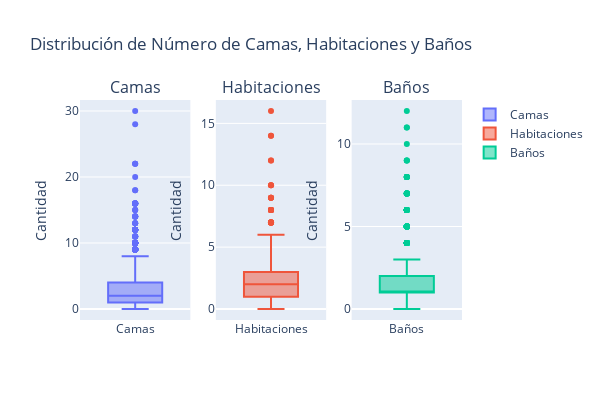

The cell this chart's notebook holds for it:
### Markdown cell above
Boxplots de numero de Camas, Dormitorios y Baños

### Code cell
import plotly.graph_objects as go
from plotly.subplots import make_subplots
import pandas as pd

# Suponiendo que df_us ya está definido
variables_ingles = ['beds', 'bedrooms', 'bathrooms']
variables_espanol = ['Camas', 'Habitaciones', 'Baños']

fig = make_subplots(rows=1, cols=3, subplot_titles=variables_espanol)

for i, var_ingles in enumerate(variables_ingles):
    var_espanol = variables_espanol[i]
    fig.add_trace(go.Box(y=df_us[var_ingles], name=var_espanol), row=1, col=i+1)

fig.update_layout(title_text='Distribución de Número de Camas, Habitaciones y Baños')
fig.update_yaxes(title_text='Cantidad', row=1, col=1)
fig.update_yaxes(title_text='Cantidad', row=1, col=2)
fig.update_yaxes(title_text='Cantidad', row=1, col=3)

fig.update_layout(width=600, height=400)

fig.show()

### Figure 1 — Plotly figure (JSON) as saved in the notebook; plotly's stock layout.template omitted (floating-point values rounded to 4 significant figures; data arrays with more than 128 entries replaced by an {"elided": "..."} marker saying what was removed)
{"data": [{"name": "Camas", "type": "box", "xaxis": "x", "y": {"elided": "6733 float values"}, "yaxis": "y"}, {"name": "Habitaciones", "type": "box", "xaxis": "x2", "y": {"elided": "6733 float values"}, "yaxis": "y2"}, {"name": "Baños", "type": "box", "xaxis": "x3", "y": {"elided": "6733 float values"}, "yaxis": "y3"}], "layout": {"annotations": [{"font": {"size": 16}, "showarrow": false, "text": "Camas", "x": 0.1444, "xanchor": "center", "xref": "paper", "y": 1, "yanchor": "bottom", "yref": "paper"}, {"font": {"size": 16}, "showarrow": false, "text": "Habitaciones", "x": 0.5, "xanchor": "center", "xref": "paper", "y": 1, "yanchor": "bottom", "yref": "paper"}, {"font": {"size": 16}, "showarrow": false, "text": "Baños", "x": 0.8556, "xanchor": "center", "xref": "paper", "y": 1, "yanchor": "bottom", "yref": "paper"}], "height": 400, "title": {"text": "Distribución de Número de Camas, Habitaciones y Baños"}, "width": 600, "xaxis": {"anchor": "y", "domain": [0, 0.2889]}, "xaxis2": {"anchor": "y2", "domain": [0.3556, 0.6444]}, "xaxis3": {"anchor": "y3", "domain": [0.7111, 1]}, "yaxis": {"anchor": "x", "domain": [0, 1], "title": {"text": "Cantidad"}}, "yaxis2": {"anchor": "x2", "domain": [0, 1], "title": {"text": "Cantidad"}}, "yaxis3": {"anchor": "x3", "domain": [0, 1], "title": {"text": "Cantidad"}}}}
